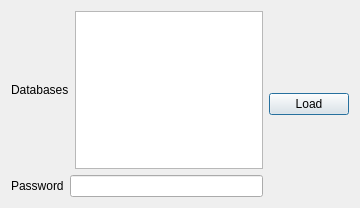
<?xml version="1.0" encoding="UTF-8"?>
<ui version="4.0">
 <class>loaddb</class>
 <widget class="QDialog" name="loaddb">
  <property name="geometry">
   <rect>
    <x>0</x>
    <y>0</y>
    <width>360</width>
    <height>208</height>
   </rect>
  </property>
  <property name="sizePolicy">
   <sizepolicy hsizetype="Fixed" vsizetype="Fixed">
    <horstretch>0</horstretch>
    <verstretch>0</verstretch>
   </sizepolicy>
  </property>
  <property name="minimumSize">
   <size>
    <width>360</width>
    <height>208</height>
   </size>
  </property>
  <property name="maximumSize">
   <size>
    <width>360</width>
    <height>208</height>
   </size>
  </property>
  <property name="windowTitle">
   <string>Dialog</string>
  </property>
  <layout class="QVBoxLayout" name="verticalLayout_2">
   <item>
    <layout class="QHBoxLayout" name="horizontalLayout_3">
     <item>
      <layout class="QVBoxLayout" name="verticalLayout">
       <item>
        <layout class="QHBoxLayout" name="horizontalLayout">
         <item>
          <widget class="QLabel" name="label">
           <property name="text">
            <string>Databases</string>
           </property>
          </widget>
         </item>
         <item>
          <widget class="QListWidget" name="listWidget"/>
         </item>
        </layout>
       </item>
       <item>
        <layout class="QHBoxLayout" name="horizontalLayout_2">
         <item>
          <widget class="QLabel" name="label_2">
           <property name="text">
            <string>Password</string>
           </property>
           <property name="buddy">
            <cstring>lineEdit_2</cstring>
           </property>
          </widget>
         </item>
         <item>
          <widget class="QLineEdit" name="lineEdit_2">
           <property name="echoMode">
            <enum>QLineEdit::Password</enum>
           </property>
          </widget>
         </item>
        </layout>
       </item>
      </layout>
     </item>
     <item>
      <widget class="QPushButton" name="pushButton">
       <property name="text">
        <string>Load</string>
       </property>
       <property name="icon">
        <iconset resource="icons/rec.qrc">
         <normaloff>:/dbload.ico</normaloff>:/dbload.ico</iconset>
       </property>
       <property name="iconSize">
        <size>
         <width>48</width>
         <height>48</height>
        </size>
       </property>
      </widget>
     </item>
    </layout>
   </item>
  </layout>
 </widget>
 <tabstops>
  <tabstop>lineEdit_2</tabstop>
  <tabstop>pushButton</tabstop>
 </tabstops>
 <resources>
  <include location="icons/rec.qrc"/>
 </resources>
 <connections/>
</ui>
